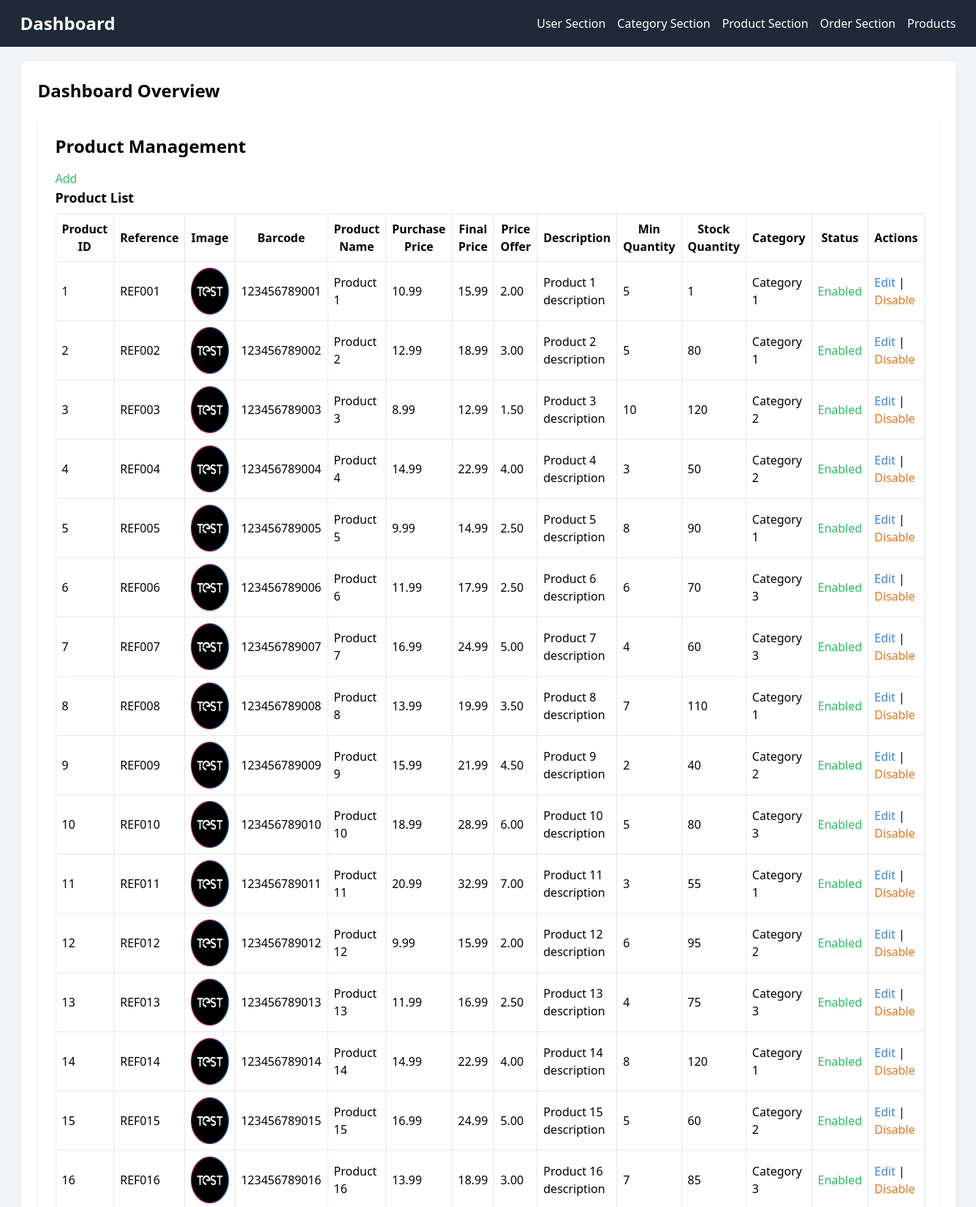
Page /dashboard.php?page=product-management (upper part) on the committed database.
### tables this page shows
CREATE TABLE Products (
    product_id INT PRIMARY KEY AUTO_INCREMENT,
    reference VARCHAR(255) NOT NULL,
    image VARCHAR(255) NOT NULL,
    barcode VARCHAR(255) NOT NULL,
    label VARCHAR(255) NOT NULL,
    purchase_price DECIMAL(10, 2) NOT NULL,
    final_price DECIMAL(10, 2) NOT NULL,
    price_offer VARCHAR(255) NOT NULL,
    description TEXT NOT NULL,
    min_quantity INT NOT NULL,
    stock_quantity INT NOT NULL,
    category_id INT,
    disabled BOOLEAN DEFAULT FALSE NOT NULL,
    FOREIGN KEY (category_id) REFERENCES Categories(category_id)
);

CREATE TABLE Categories (
    category_id INT PRIMARY KEY AUTO_INCREMENT,
    category_name VARCHAR(255) NOT NULL,
    category_img varchar(255) NOT NULL,
    is_disabled BOOLEAN DEFAULT FALSE NOT NULL
);

### database.php (called while the page is built, shortened)
<?php
class Database
{
    private static $connection;
    public static function getConnection()
    {
        if (!self::$connection) {
            self::$connection = new PDO('mysql:host=localhost;dbname=ELECTRONACERV4', 'root', '123');
            self::$connection->setAttribute(PDO::ATTR_ERRMODE, PDO::ERRMODE_EXCEPTION);
        }
        return self::$connection;
    }
}
class BaseDAO
{
    public function __construct()
    {
        $this->db = Database::getConnection();
    }
}

### classes.php (called while the page is built, shortened)
<?php
class Category
{
    private $category_name;
    public function __construct($category_id, $category_name, $category_img, $is_disabled = false)
    {
        $this->category_name = $category_name;
    }
    public function getCategoryName()
    {
        return $this->category_name;
    }
}
class CategoryDAO extends BaseDAO
{
    public function getCategoryById($category_id)
    {
        $query = "SELECT * FROM Categories WHERE category_id = :category_id";
        $stmt = $this->db->prepare($query);
        $stmt->bindParam(':category_id', $category_id);
        $stmt->execute();
        $categoryData = $stmt->fetch(PDO::FETCH_ASSOC);
        if ($categoryData) {
            $category = new Category(
                $categoryData['category_id'],
                $categoryData['category_name'],
                $categoryData['category_img'],
                $categoryData['is_disabled'],
            );
            return $category;
        } else {
            return null;
        }
    }
}
class Product
{
    private $product_id;
    private $reference;
    private $image;
    private $barcode;
    private $label;
    private $purchase_price;
    private $final_price;
    private $price_offer;
    private $description;
    private $min_quantity;
    private $stock_quantity;
    private $category_id;
    private $disabled;
    public function __construct(
        $product_id,
        $reference,
        $image,
        $barcode,
        $label,
        $purchase_price,
        $final_price,
        $price_offer,
        $description,
        $min_quantity,
        $stock_quantity,
        $category_id,
        $disabled = false
    ) {
        $this->product_id = $product_id;
        $this->reference = $reference;
        $this->image = $image;
        $this->barcode = $barcode;
        $this->label = $label;
        $this->purchase_price = $purchase_price;
        $this->final_price = $final_price;
        $this->price_offer = $price_offer;
        $this->description = $description;
        $this->min_quantity = $min_quantity;
        $this->stock_quantity = $stock_quantity;
        $this->category_id = $category_id;
        $this->disabled = $disabled;
    }
    public function getProductId()
    {
        return $this->product_id;
    }
    public function getReference()
    {
        return $this->reference;
    }
    public function getImage()
    {
        return $this->image;
    }
    public function getBarcode()
    {
        return $this->barcode;
    }
    public function getLabel()
    {
        return $this->label;
    }
    public function getPurchasePrice()
    {
        return $this->purchase_price;
    }
    public function getFinalPrice()
    {
        return $this->final_price;
    }
    public function getPriceOffer()
    {
        return $this->price_offer;
    }
    public function getDescription()
    {
        return $this->description;
    }
    public function getMinQuantity()
    {
        return $this->min_quantity;
    }
    public function getStockQuantity()
    {
        return $this->stock_quantity;
    }
    public function getCategoryId()
    {
        return $this->category_id;
    }
    public function isDisabled()
    {
        return $this->disabled;
    }
}
class ProductDAO extends BaseDAO
{
    public function getAllProducts()
    {
        $query = "SELECT * FROM products";
        $statement = $this->db->prepare($query);
        $statement->execute();
        $products = $statement->fetchAll(PDO::FETCH_ASSOC);
        $productObjects = [];
        foreach ($products as $product) {
            $productObjects[] = new Product(
                $product['product_id'],
                $product['reference'],
                $product['image'],
                $product['barcode'],
                $product['label'],
                $product['purchase_price'],
                $product['final_price'],
                $product['price_offer'],
                $product['description'],
                $product['min_quantity'],
                $product['stock_quantity'],
                $product['category_id'],
                $product['disabled']
            );
        }
        return $productObjects;
    }
}

### product-management.php (the view)
<div class="container mx-auto mt-5 p-6 bg-white shadow-md rounded-md">
    <h2 class="text-2xl font-semibold mb-4">Product Management</h2>
    <div>
        <a href="add_product.php" class='text-green-500'>Add</a>
    </div>
    <div>
        <h3 class="text-lg font-semibold mb-2">Product List</h3>
        <table class="w-full border">
            <thead>
                <tr>
                    <th class="border p-2">Product ID</th>
                    <th class="border p-2">Reference</th>
                    <th class="border p-2">Image</th>
                    <th class="border p-2">Barcode</th>
                    <th class="border p-2">Product Name</th>
                    <th class="border p-2">Purchase Price</th>
                    <th class="border p-2">Final Price</th>
                    <th class="border p-2">Price Offer</th>
                    <th class="border p-2">Description</th>
                    <th class="border p-2">Min Quantity</th>
                    <th class="border p-2">Stock Quantity</th>
                    <th class="border p-2">Category</th>
                    <th class="border p-2">Status</th>
                    <th class="border p-2">Actions</th>
                </tr>
            </thead>
            <tbody>
                <?php
                $productDAO = new ProductDAO();
                $products = $productDAO->getAllProducts();
                foreach ($products as $product) {
                    echo "<tr>";
                    echo "<td class='border p-2'>{$product->getProductId()}</td>";
                    echo "<td class='border p-2'>{$product->getReference()}</td>";
                    echo "<td class='border p-2'><img src='{$product->getImage()}' alt='{$product->getLabel()}' class='w-16 h-16'></td>";
                    echo "<td class='border p-2'>{$product->getBarcode()}</td>";
                    echo "<td class='border p-2'>{$product->getLabel()}</td>";
                    echo "<td class='border p-2'>{$product->getPurchasePrice()}</td>";
                    echo "<td class='border p-2'>{$product->getFinalPrice()}</td>";
                    echo "<td class='border p-2'>{$product->getPriceOffer()}</td>";
                    echo "<td class='border p-2'>{$product->getDescription()}</td>";
                    echo "<td class='border p-2'>{$product->getMinQuantity()}</td>";
                    echo "<td class='border p-2'>{$product->getStockQuantity()}</td>";
                    $categorytDAO = new CategoryDAO();
                    $category = $categorytDAO->getCategoryById($product->getCategoryId());
                    echo "<td class='border p-2'>{$category->getCategoryName()}</td>";
                    $disabledText = ($product->isDisabled()) ? '<p class="text-orange-500 hover:underline">Disable</p>' : '<p class="text-green-500 hover:underline">Enabled</p>';
                    echo "<td class='border p-2'>{$disabledText}</td>";
                    echo "<td class='border p-2'>";
                    echo "<a href='edit_product.php?id={$product->getProductId()}' class='text-blue-500'>Edit</a>";
                    echo " | ";
                    if ($product->isDisabled()) {
                        echo "<a href='enable_product.php?id={$product->getProductId()}' class='text-green-500 hover:underline'>Enable</a>";
                    } else {
                        echo "<a href='disable_product.php?id={$product->getProductId()}' class='text-orange-500 hover:underline'>Disable</a>";
                    }
                    echo "</td>";
                    echo "</tr>";
                }
                ?>
            </tbody>
        </table>
    </div>
</div>

### rows in the picture
products: product_id "1", reference "REF001", image (picture), barcode "123456789001", label "Product 1", purchase_price "10.99", final_price "15.99", price_offer "2.00", description "Product 1 description", min_quantity "5", stock_quantity "1", category.category_name "Category 1", disabled "Enabled"
products: product_id "2", reference "REF002", image (picture), barcode "123456789002", label "Product 2", purchase_price "12.99", final_price "18.99", price_offer "3.00", description "Product 2 description", min_quantity "5", stock_quantity "80", category.category_name "Category 1", disabled "Enabled"
products: product_id "3", reference "REF003", image (picture), barcode "123456789003", label "Product 3", purchase_price "8.99", final_price "12.99", price_offer "1.50", description "Product 3 description", min_quantity "10", stock_quantity "120", category.category_name "Category 2", disabled "Enabled"
products: product_id "4", reference "REF004", image (picture), barcode "123456789004", label "Product 4", purchase_price "14.99", final_price "22.99", price_offer "4.00", description "Product 4 description", min_quantity "3", stock_quantity "50", category.category_name "Category 2", disabled "Enabled"
products: product_id "5", reference "REF005", image (picture), barcode "123456789005", label "Product 5", purchase_price "9.99", final_price "14.99", price_offer "2.50", description "Product 5 description", min_quantity "8", stock_quantity "90", category.category_name "Category 1", disabled "Enabled"
products: product_id "6", reference "REF006", image (picture), barcode "123456789006", label "Product 6", purchase_price "11.99", final_price "17.99", price_offer "2.50", description "Product 6 description", min_quantity "6", stock_quantity "70", category.category_name "Category 3", disabled "Enabled"
products: product_id "7", reference "REF007", image (picture), barcode "123456789007", label "Product 7", purchase_price "16.99", final_price "24.99", price_offer "5.00", description "Product 7 description", min_quantity "4", stock_quantity "60", category.category_name "Category 3", disabled "Enabled"
products: product_id "8", reference "REF008", image (picture), barcode "123456789008", label "Product 8", purchase_price "13.99", final_price "19.99", price_offer "3.50", description "Product 8 description", min_quantity "7", stock_quantity "110", category.category_name "Category 1", disabled "Enabled"
products: product_id "9", reference "REF009", image (picture), barcode "123456789009", label "Product 9", purchase_price "15.99", final_price "21.99", price_offer "4.50", description "Product 9 description", min_quantity "2", stock_quantity "40", category.category_name "Category 2", disabled "Enabled"
products: product_id "10", reference "REF010", image (picture), barcode "123456789010", label "Product 10", purchase_price "18.99", final_price "28.99", price_offer "6.00", description "Product 10 description", min_quantity "5", stock_quantity "80", category.category_name "Category 3", disabled "Enabled"
products: product_id "11", reference "REF011", image (picture), barcode "123456789011", label "Product 11", purchase_price "20.99", final_price "32.99", price_offer "7.00", description "Product 11 description", min_quantity "3", stock_quantity "55", category.category_name "Category 1", disabled "Enabled"
products: product_id "12", reference "REF012", image (picture), barcode "123456789012", label "Product 12", purchase_price "9.99", final_price "15.99", price_offer "2.00", description "Product 12 description", min_quantity "6", stock_quantity "95", category.category_name "Category 2", disabled "Enabled"
products: product_id "13", reference "REF013", image (picture), barcode "123456789013", label "Product 13", purchase_price "11.99", final_price "16.99", price_offer "2.50", description "Product 13 description", min_quantity "4", stock_quantity "75", category.category_name "Category 3", disabled "Enabled"
products: product_id "14", reference "REF014", image (picture), barcode "123456789014", label "Product 14", purchase_price "14.99", final_price "22.99", price_offer "4.00", description "Product 14 description", min_quantity "8", stock_quantity "120", category.category_name "Category 1", disabled "Enabled"
products: product_id "15", reference "REF015", image (picture), barcode "123456789015", label "Product 15", purchase_price "16.99", final_price "24.99", price_offer "5.00", description "Product 15 description", min_quantity "5", stock_quantity "60", category.category_name "Category 2", disabled "Enabled"
products: product_id "16", reference "REF016", image (picture), barcode "123456789016", label "Product 16", purchase_price "13.99", final_price "18.99", price_offer "3.00", description "Product 16 description", min_quantity "7", stock_quantity "85", category.category_name "Category 3", disabled "Enabled"
